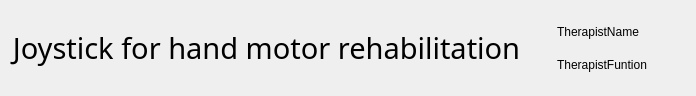
<?xml version="1.0" encoding="UTF-8"?>
<ui version="4.0">
 <class>titleWindowContainer</class>
 <widget class="QWidget" name="titleWindowContainer">
  <property name="geometry">
   <rect>
    <x>0</x>
    <y>0</y>
    <width>696</width>
    <height>96</height>
   </rect>
  </property>
  <property name="sizePolicy">
   <sizepolicy hsizetype="Preferred" vsizetype="Minimum">
    <horstretch>0</horstretch>
    <verstretch>0</verstretch>
   </sizepolicy>
  </property>
  <property name="windowTitle">
   <string>Form</string>
  </property>
  <layout class="QGridLayout" name="gridLayout" rowstretch="0" columnstretch="2,0">
   <property name="leftMargin">
    <number>0</number>
   </property>
   <property name="topMargin">
    <number>0</number>
   </property>
   <property name="rightMargin">
    <number>0</number>
   </property>
   <property name="bottomMargin">
    <number>0</number>
   </property>
   <item row="0" column="1">
    <widget class="QWidget" name="therapistContainer" native="true">
     <layout class="QGridLayout" name="gridLayout_4">
      <item row="0" column="0">
       <widget class="QWidget" name="terapistInfoContainer" native="true">
        <layout class="QVBoxLayout" name="verticalLayout">
         <item>
          <widget class="QLabel" name="therapistName">
           <property name="text">
            <string>TherapistName</string>
           </property>
          </widget>
         </item>
         <item>
          <widget class="QLabel" name="therapistRole">
           <property name="text">
            <string>TherapistFuntion</string>
           </property>
          </widget>
         </item>
        </layout>
       </widget>
      </item>
      <item row="0" column="1">
       <widget class="QWidget" name="terapistImageContainer" native="true">
        <layout class="QHBoxLayout" name="horizontalLayout">
         <item>
          <widget class="RoundedImageLabel" name="therapistImage">
           <property name="maximumSize">
            <size>
             <width>60</width>
             <height>60</height>
            </size>
           </property>
           <property name="text">
            <string/>
           </property>
           <property name="pixmap">
            <pixmap>../../_internal/resources/imgs/placeholder_profile.png</pixmap>
           </property>
           <property name="scaledContents">
            <bool>true</bool>
           </property>
          </widget>
         </item>
        </layout>
       </widget>
      </item>
     </layout>
    </widget>
   </item>
   <item row="0" column="0">
    <widget class="QWidget" name="softwareTitleContainer" native="true">
     <layout class="QGridLayout" name="gridLayout_3">
      <item row="0" column="0">
       <widget class="QLabel" name="softwateTitle">
        <property name="font">
         <font>
          <family>Franklin Gothic</family>
          <pointsize>22</pointsize>
          <bold>false</bold>
         </font>
        </property>
        <property name="text">
         <string>Joystick for hand motor rehabilitation</string>
        </property>
        <property name="alignment">
         <set>Qt::AlignmentFlag::AlignCenter</set>
        </property>
       </widget>
      </item>
     </layout>
    </widget>
   </item>
  </layout>
 </widget>
 <customwidgets>
  <customwidget>
   <class>RoundedImageLabel</class>
   <extends>QLabel</extends>
   <header>roundedimagelabel.h</header>
  </customwidget>
 </customwidgets>
 <resources/>
 <connections/>
</ui>
